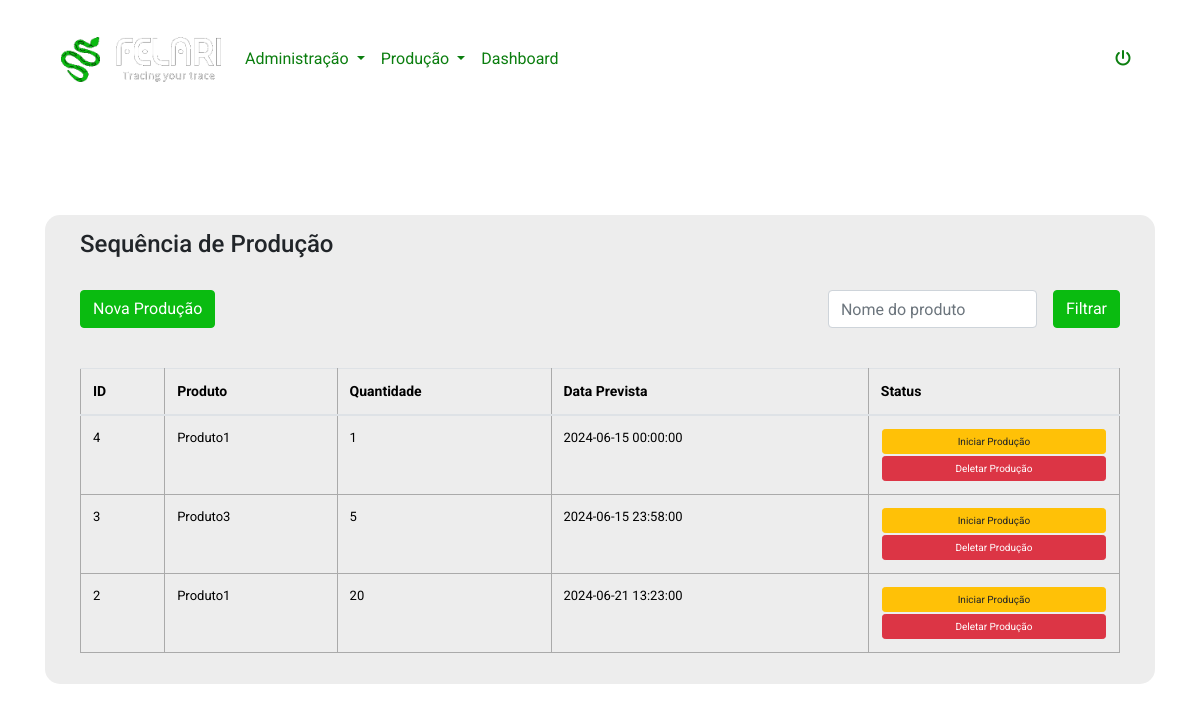
Page /nextOrders (signed in) on the earlier database version.
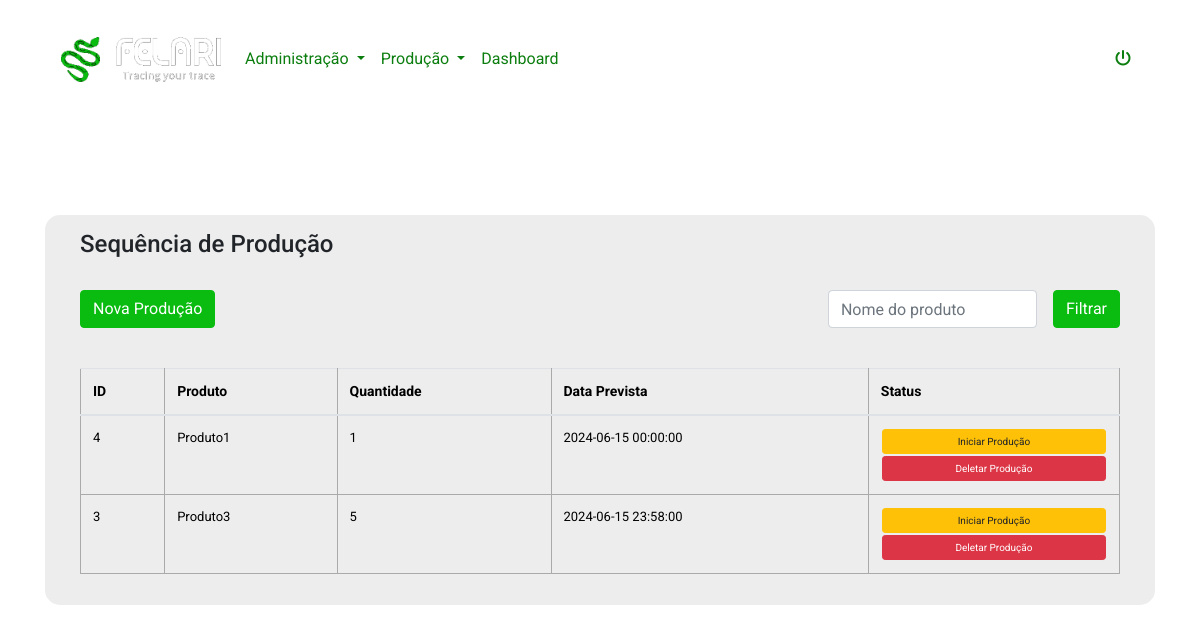
Same page on the later database version.
### app.py (models this page shows, shortened)
class OrdemProducao(db.Model):
    id = db.Column(db.Integer, primary_key=True)
    produto_id = db.Column(db.Integer, db.ForeignKey('product.id'), nullable=False)
    produto = db.relationship('Product', backref=db.backref('ordens_producao', lazy=True))
    quantidade = db.Column(db.Integer, nullable=False)
    data_prevista = db.Column(db.DateTime, nullable=False)
    status = db.Column(db.Integer, nullable=False)

class Product(db.Model):
    id = db.Column(db.Integer, primary_key=True)
    nome = db.Column(db.String(100), nullable=False)
    ultima_producao = db.Column(db.DateTime)
    access_points = db.relationship('AccessPoint', secondary=products_access_points, backref=db.backref('products', lazy='dynamic'))

### app.py (the view)
@app.route('/nextOrders', methods=['GET', 'POST'])
@login_required
def nextOrders():
    ordens = OrdemProducao.query.order_by(OrdemProducao.data_prevista).all()
    form = TaskForm()
    return render_template('nextOrders.html', ordens=ordens, form=form)

### app.py
class TaskForm(FlaskForm):
    content = StringField(validators=[DataRequired(), Length(min=5, max=200)])
    submit = SubmitField('Atualizar')

### app.py (called while the page is built)
@login_manager.user_loader
def load_user(user_id):
    return User.query.get(int(user_id))

### templates/nextOrders.html (shortened to what this page needs)
{% extends 'base.html' %}
{% block body %}
<div class="produtos py-5">
    <div class="container">
        <div class="row">
            <div class="col-12">
                <div class="produtos-container">
                    <div class="row">
                        <div class="col-12">
                            <h4>Sequência de Produção</h4>
                        </div>
                        <div class="col-12 py-4">
                            <div class="d-flex align-items-center justify-content-between w-100 h-100">
                                <div class="d-flex align-items-center justify-content-center">
                                    <button type="button" class="btn btn-primary" data-toggle="modal" data-target="#modalNovaProducao">Nova Produção</button>
                                </div>
                                <div class="d-flex align-items-center justify-content-center">
                                    <input class="form-control" type="text" placeholder="Nome do produto">
                                    <button class="ml-3 btn btn-primary">Filtrar</button>
                                </div>
                            </div>
                        </div>
                        <div class="col-12 mt-3">
                            <div class="table-responsive">
                                <table class="table">
                                    <thead>
                                        <tr>
                                            <th>ID</th>
                                            <th>Produto</th>
                                            <th>Quantidade</th>
                                            <th>Data Prevista</th>
                                            <th>Status</th>
                                        </tr>
                                    </thead>
                                    <tbody>
                                        {% for ordem in ordens %}
                                        {% if ordem.status in [1] %}
                                            <tr class="ordemDeProducao">
                                                <td>{{ ordem.id }}</td>
                                                <td>{{ ordem.produto.nome }}</td>
                                                <td>{{ ordem.quantidade }}</td>
                                                <td>{{ ordem.data_prevista.strftime('%Y-%m-%d %H:%M:%S') }}</td>
                                                <td>
                                                    <form method="POST" action="{{ url_for('generate_serials', ordem_id=ordem.id) }}">
                                                        <button type="submit" class="btn btn-warning btn-sm">Iniciar Produção</button>
                                                    </form>
                                                    <form method="POST" action="{{ url_for('delete_ordem', ordem_id=ordem.id) }}">
                                                        <button type="submit" class="btn btn-danger btn-sm">Deletar Produção</button>
                                                    </form>
                                                </td>
                                            </tr>
                                            {% endif %}
                                        {% endfor %}
                                    </tbody>
                                </table>
                            </div>
                        </div>
                    </div>
                </div>
            </div>
        </div>
    </div>
</div>
{% endblock %}

Differences in the rows shown:
removed OrdemProducao: id "2", produto.nome "Produto1", quantidade "20", data_prevista "2024-06-21 13:23:00"
